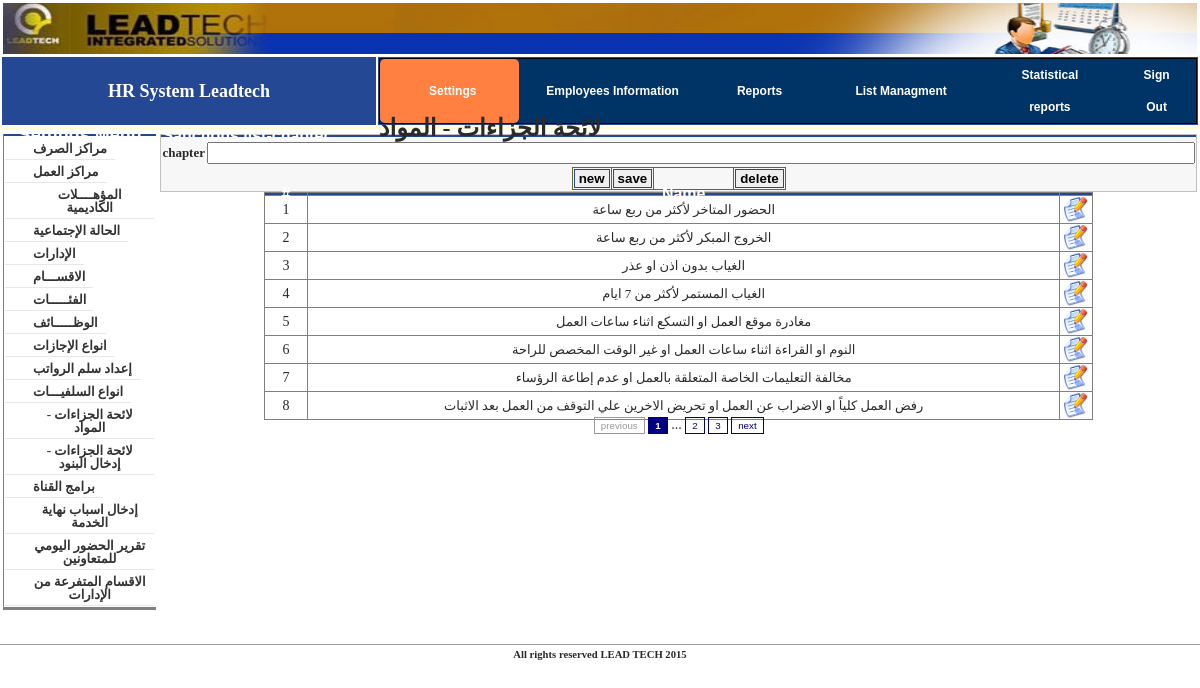
The page /index.php?mnu_id=1&page=sanctions.php (signed in) on the database its author committed.
### tables this page shows
CREATE TABLE `config_sub_menu` (
  `id` int(11) NOT NULL auto_increment,
  `main` int(11) NOT NULL,
  `menu_group` int(11) NOT NULL default '1',
  `link` varchar(50) NOT NULL,
  `name` varchar(50) NOT NULL,
  `publish` tinyint(4) NOT NULL,
  PRIMARY KEY  (`id`)
);

CREATE TABLE `lk_sanctions` (
  `id` int(11) NOT NULL auto_increment,
  `name` varchar(100) NOT NULL,
  PRIMARY KEY  (`id`)
);

### my_fun.php (called while the page is built, shortened)
<?php
function curPageURL() {
  return 'index.php?';
}
function curPageParamter($notThis) {
    $paramters="";
	$escparapters = explode("+", $notThis);
	foreach($_REQUEST as $param => $val) {
	 if(!in_array($param,$escparapters))
		 $paramters .= $param.'='.$val.'&';
	}
	$paramters = substr($paramters,0,strlen($paramters)-1);
	return $paramters;
}
?>

### module/sanctions.php (the view, shortened to what this page needs)
<html dir="rtl">
<head>
</head>
<body>
<form method="POST" action="">
<div align="center">
<table border="0" width="80%" style="border-collapse: collapse; border: 1px solid #C0C0C0" dir="ltr" class="tb_bgcolrform">
	<tr>
		<td colspan="2" class="tdtitle"><span lang="en-us">Sanctions
		list-chapter</span></td>
	</tr>
	<tr>
		<td width="98%"  colspan="2" class="message">
		<?php echo @$mess;?></td>
	</tr>
	<tr>
		<td width="5%" height="25" align="left"><span lang="en-us">
		<font size="2"><b>chapter</b></font></span></td>
		<td width="95%" height="25">
		<input type="text" name="name" size="107" class="text" value="<?php if(!empty($_GET["id"])) echo @mysql_result($rs_select,0,'name');?>"></td>
	</tr>
	<tr>
		<td colspan="2">
		<div align="center">
			<table border="1" width="100" id="table1" style="border-collapse: collapse; border: 1px solid #666633">
				<tr>
					<td>
					<input type="submit" value="new" name="new" class="button"></td>
					<td>
					<input type="submit" value="save" name="save" class="button"></td>
					<td>&nbsp;&nbsp;&nbsp;&nbsp;&nbsp;&nbsp;&nbsp;&nbsp;&nbsp;&nbsp;&nbsp;&nbsp;&nbsp;&nbsp;&nbsp;&nbsp;&nbsp;&nbsp;&nbsp;&nbsp;&nbsp;&nbsp;</td>
					<td>
					<input type="submit" value="delete" name="delete" class="button"></td>
				</tr>
			</table></div></td>
	</tr>
</table>
</div>
</form>
<div align="center">
<?php
	$result = mysql_query("select count(*) as noOfrows from lk_sanctions");
	$no = @mysql_result($result,0,'noOfrows');
	$testPage = new Paginator();
	$testPage->items_total = $no;
	$testPage->mid_range = 9;
	$testPage->default_ipp = 8;
	$testPage->paginate();
	$table = "<table border=\"1\" width=\"80%\" style=\"border-collapse: collapse\" dir=\"ltr\" height=\"10%\"><td align=\"center\" class=\"tdtitle\">#</td><td  align=\"center\" class=\"tdtitle\">Name</td></td><td align=\"center\" class=\"tdtitle\">&nbsp;</td>";
	$result = mysql_query("select * from lk_sanctions order by id asc $testPage->limit");
	while($row = mysql_fetch_row($result)){
		$table .="<tr><td align=\"center\" width=\"40\">".$row[0]."</td><td align=\"center\"><font size=\"2\" face=\"Tahoma\">".$row[1]."</font></td><td align=\"center\" width=\"30\"><a href=\"".curPageURL().curPageParamter('id')."&id=".$row[0]."\"><img border=\"0\"  alt=\"select\" title=\"select\"  src=\"images/icon-32-edit.jpg\" width=\"24\" height=\"25\"></a></td></tr>";
	}
	$table .= "</table>";
	echo '<br />'.$table.'<br />';
	echo $testPage->display_pages();
  ?>
</body>
</html>

### index.php (shortened to what this page needs)
<?php
include("my_fun.php");
include('module/paginator.php');
if(isset($_SESSION["login"])){
$rs_title=mysql_query("select *from config_sub_menu where link='".$_GET["page"]."'");
$title=@mysql_result($rs_title,0,'name');
?>
<!DOCTYPE html PUBLIC "-//W3C//DTD XHTML 1.0 Transitional//EN" "http://www.w3.org/TR/xhtml1/DTD/xhtml1-transitional.dtd">
<html dir="rtl">
<head>
<link href="css/style.css" rel="stylesheet" type="text/css" />
<link rel="stylesheet" type="text/css" href="css/Calinder/css/jscal2.css" />
<link rel="stylesheet" type="text/css" href="css/Calinder/css/border-radius.css" />
<link rel="stylesheet" type="text/css" href="css/Calinder/css/steel/steel.css" />
<link rel="stylesheet" type="text/css" href="css/AutoStyle.css" />
<link rel="stylesheet" type="text/css" href="css/temp.css" />
<link rel="stylesheet" type="text/css" href="css/style_pagination.css" />
</head>
<body>
	<div align="center">
	<table border="0" width="100%" id="table1" dir="ltr">
		<tr>
			<td colspan="2"s><?php include("header.php"); ?></td>
		</tr>
		<tr>
			<td bgcolor="#244893" width="31%" align="center">
			<span lang="en-us">
			<font size="4" color="#FFFFFF" face="Times New Roman"><b>HR System
			Leadtech</b></font></span></td>
			<td bgcolor="#244893" width="68%"><?php include("tab.php");?></td>
		</tr>
		<tr>
			<td valign="top" bgcolor="#FFFFCC"><b><font size="5"></font></b></td>
			<td valign="top" bgcolor="#FFFFCC"><b><font size="5"><?php echo @$title;?></font></b></td>
		</tr>
		</div>
		<table border="0" width="100%" dir="rtl">
			<tr>
			<td valign="top" align="center" height="500" ><span lang="en-us"  >
			<?php	if(!empty($_GET["page"]) && $_GET["mnu_id"]!=5 )	@include("module/$_GET[page]");	?>
			<td valign="top" width="222" class="mazin" dir="ltr">	<?php
						include("left_menu.php");
						?>	</td>
		<tr>
			<td colspan="2" ><hr size="1" color="#999999"><?php include("footer.php");?></td>
		</tr>
</body>
</html>
<?php
}
else
header("location: Splashtastic/index.html");
?><?php ob_flush();?>

### left_menu.php (shortened to what this page needs)
<?php
$rs_menu=mysql_query("select *from config_sub_menu where main=$_GET[mnu_id] and publish=1 order by id asc");
@$menu_count=mysql_num_rows($rs_menu);
?>
<head>
</head>
<table width="100%" style="border-collapse: collapse; padding-left:4px; padding-right:4px; padding-top:1px; padding-bottom:1px; border-left-style:solid; border-left-width:1px; border-bottom-style:solid">
	<tr>
		<td align="center" class="tdtitle">
		<font size="4">
		<?php
			if($_GET["mnu_id"]==1)
				echo "Settings Menu";
			elseif($_GET["mnu_id"]==2)
				echo "Main menu";
			elseif($_GET["mnu_id"]==3)
				echo "Reports Menu";
			elseif($_GET["mnu_id"]==4)
				echo "Lists Mangment";
				elseif($_GET["mnu_id"]==5)
				echo "Employees Archive";
				elseif($_GET["mnu_id"]==6)
				echo "Statistical Reports";
		?>
</font>
</td>
	</tr>
	<tr class="menu_link"><td style="padding-right: 5px" align="center">
	</td></tr>
<?php
if ($_GET["mnu_id"]==3)
include("rpt_menu.php");
else
{
for($i=0;$i<$menu_count;$i++){?>
<tr class="menu_link"><td style="padding-right:2px" align="center" color="#EBEBEB">
<a href="index.php?mnu_id=<?php echo  $_GET["mnu_id"];?>&page=<?php echo  mysql_result($rs_menu,$i,'link')?>">
<?php echo mysql_result($rs_menu,$i,'name');?>
</a>
</td></tr>
<?php }
}
?>
</table>

### css/style.css (style rules this page uses)
body { padding:0; margin:0; font-family:"Trebuchet Ms"; color:#2a2a2a; font-size:14px; line-height:0px; }

### css/temp.css (style rules this page uses)
tr.menu_link td a { border-bottom-color: #E7E7E7; border-bottom-style: solid; border-bottom-width: 1px; color: #333333; display: block; line-height: 13px; padding-bottom: 4px; padding-left: 28px; padding-right: 8px; padding-top: 3px; position: relative; text-decoration: none; font-family:times new roman; font-size:13px; float:left; font-weight:bold; }
td.message { font-size:9pt; font-family:tahoma; color:red; text-align:right; }
td.tdtitle { font-size:12pt; font-family:arial; font-weight:bold; color:#ffffff; background:#244893; }
input.button { display: block; border: 1px solid #244893; padding-left: 4px; padding-right: 4px; padding-top: 1px; padding-bottom: 1px; font-size:10pt; font-family:arial; font-weight:bold; }
input.text { font-size:11pt; font-family:arial; font-weight:bold; }
table.tb_bgcolrform { background:#F7F7F7; }

### rows shown on the page
config_sub_menu: name "لائحة الجزاءات - المواد"
lk_sanctions: id "1", name "الحضور المتاخر لأكثر من ربع ساعة"
lk_sanctions: id "2", name "الخروج المبكر لأكثر من ربع ساعة"
lk_sanctions: id "3", name "الغياب بدون اذن او عذر"
lk_sanctions: id "4", name "الغياب المستمر لأكثر من 7 ايام"
lk_sanctions: id "5", name "مغادرة موقع العمل او التسكع اثناء ساعات العمل"
lk_sanctions: id "6", name "النوم او القراءة اثناء ساعات العمل او غير الوقت المخصص للراحة"
lk_sanctions: id "7", name "مخالفة التعليمات الخاصة المتعلقة بالعمل او عدم إطاعة الرؤساء"
lk_sanctions: id "8", name "رفض العمل كلياً او الاضراب عن العمل او تحريض الاخرين علي التوقف من العمل بعد الاثبات"
config_sub_menu: name "مراكز الصرف"
config_sub_menu: name "مراكز العمل"
config_sub_menu: name "المؤهــــلات الكاديمية"
config_sub_menu: name "الحالة الإجتماعية"
config_sub_menu: name "الإدارات"
config_sub_menu: name "الاقســـام"
config_sub_menu: name "الفئـــــات"
config_sub_menu: name "الوظـــــائف"
config_sub_menu: name "انواع الإجازات"
config_sub_menu: name "إعداد سلم الرواتب"
config_sub_menu: name "انواع السلفيـــات"
config_sub_menu: name "لائحة الجزاءات - إدخال البنود"
config_sub_menu: name "برامج القناة"
config_sub_menu: name "إدخال اسباب نهاية الخدمة"
config_sub_menu: name "تقرير الحضور اليومي للمتعاونين"
config_sub_menu: name "الاقسام المتفرعة من الإدارات"

### other values the page prints
$testPage->display_pages() "..."
